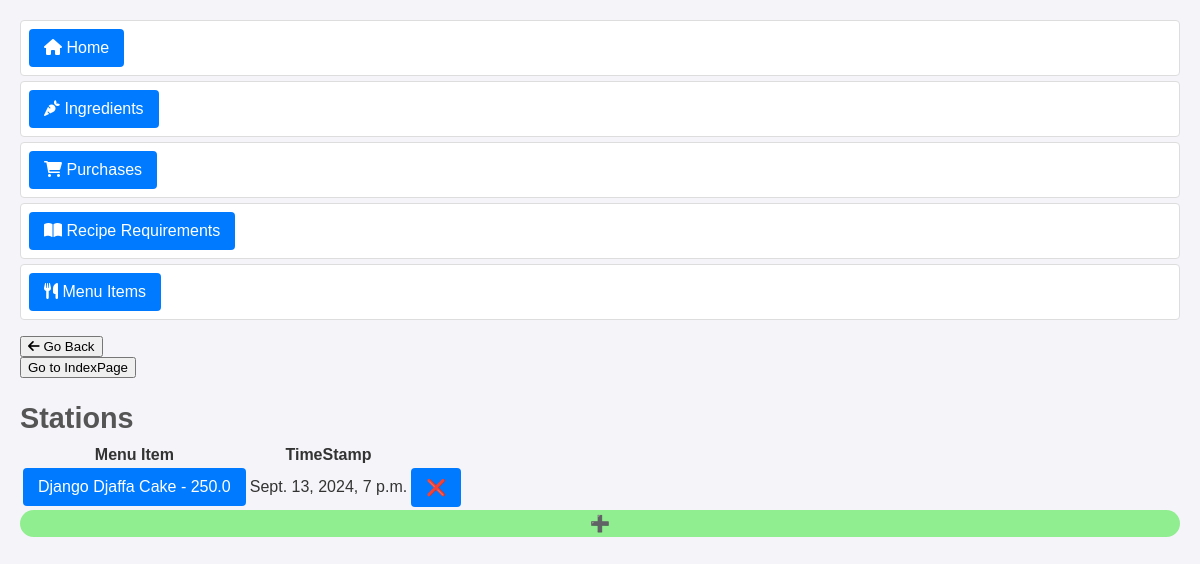
Page /inventory_project/purchases/ on the earlier database version.
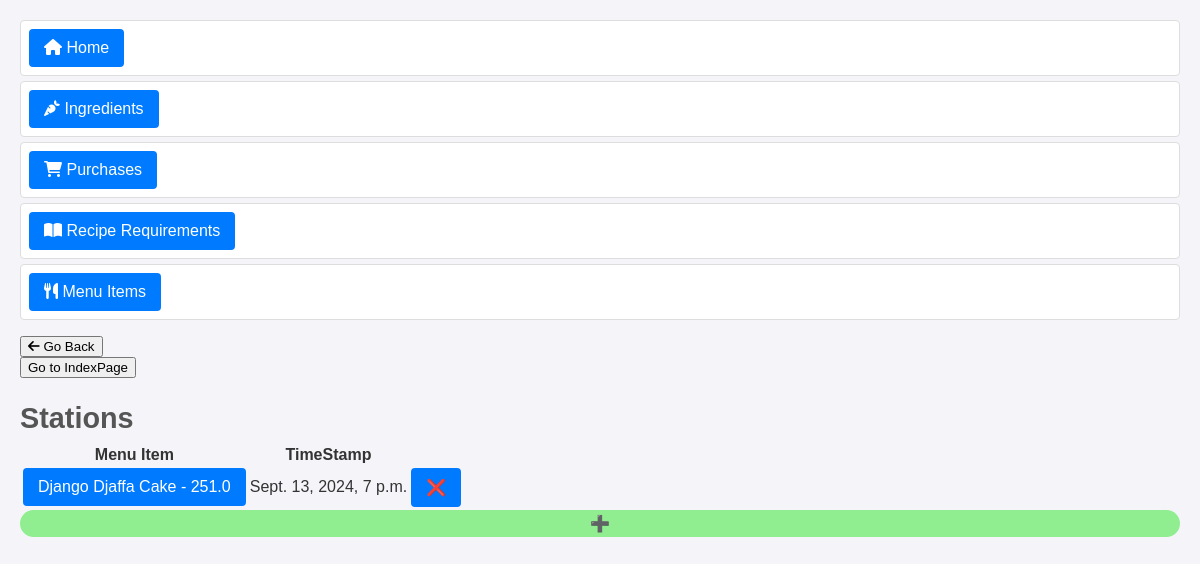
Same page on the later database version.
### inventory_project/models.py (models this page shows, shortened)
class Purchase(models.Model):
    menu_item = models.ForeignKey(MenuItem, on_delete=models.CASCADE)
    timestamp = models.DateTimeField(default=timezone.now)

class MenuItem(models.Model):
    title = models.CharField(max_length=200, blank=False)
    price = models.FloatField(blank=False)
    def __str__(self):
        return f"{self.title} - {self.price}"

### inventory_project/views.py (the view)
# urls.py: path("purchases/", views.PurchasesView.as_view(), name="purchases"),
class PurchasesView(ListView):
    model = Purchase
    template_name = 'inventory_project/purchases.html'

### inventory_project/templates/inventory_project/purchases.html (shortened to what this page needs)
{% extends 'base.html' %}
{% load static %}
{% block content %}
<div>
  <h2>Stations</h2>
  <table class="purchase-table">
    <thead>
      <tr>
        <th>Menu Item</th>
        <th>TimeStamp</th>
      </tr>
    </thead>
    <tbody>
    {% for purchases in object_list %}
        <tr>
          <td>
            <a href="{% url "purchases_update" purchases.id %}">{{ purchases.menu_item }}</a>
          </td>
          <td>{{ purchases.timestamp }}</td>
          <td><a href="{% url "purchases_delete" purchases.id %}" style="text-decoration: none; color: inherit;">❌</a></td>
        </tr>
    {% endfor %}
    </tbody>
  </table>
  <a href="{% url "purchases_create" %}" style="display: inherit; text-align: center; border-radius: 15px; text-decoration: none; color: inherit; padding: 4px; background-color: lightgreen;">➕</a>
</div>
{% endblock %}

Differences in the rows shown:
changed through a linked row, Purchase: menu_item "Django Djaffa Cake - 250.0" → "Django Djaffa Cake - 251.0"
